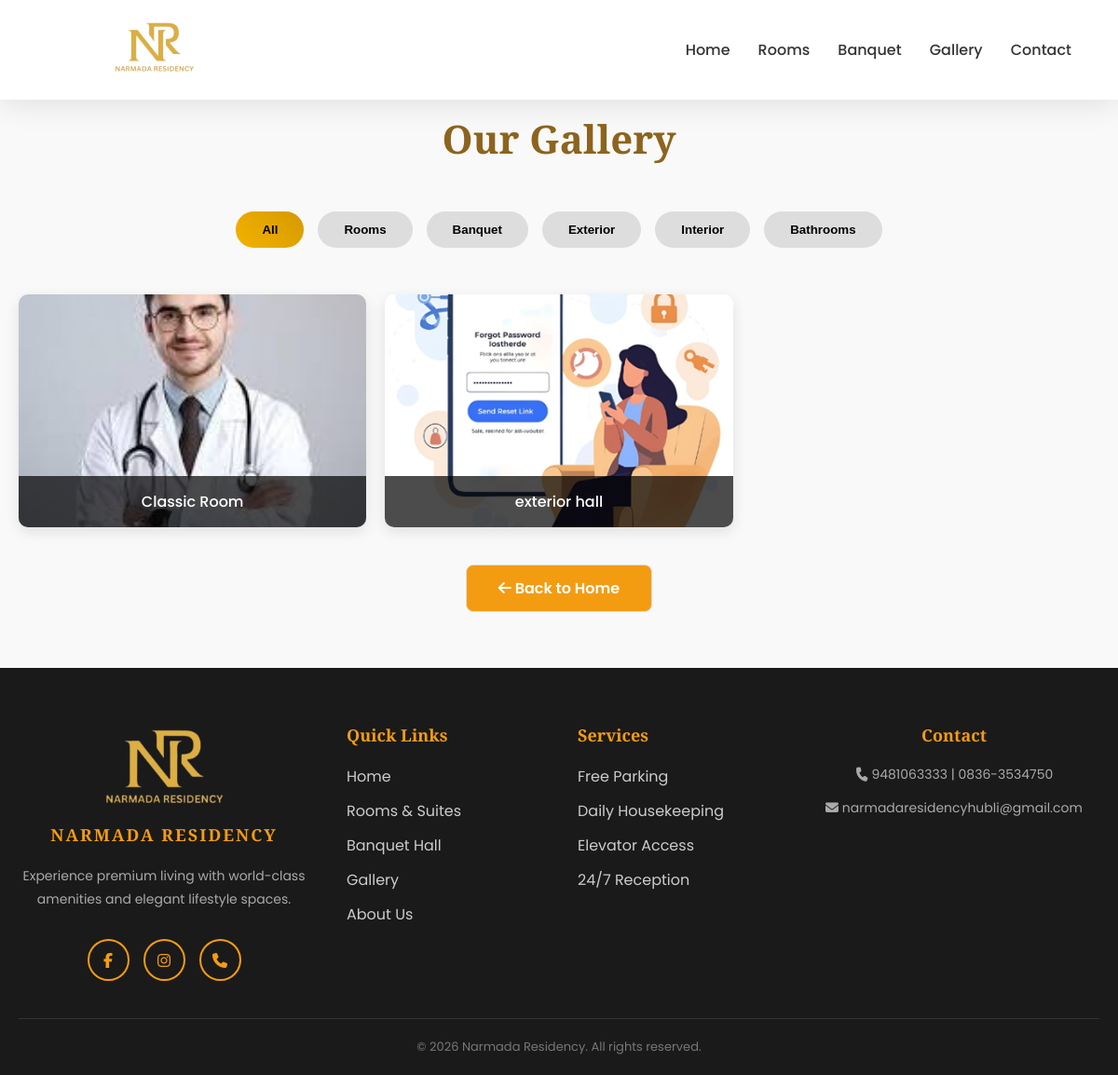
The app's page /gallery/, older data.
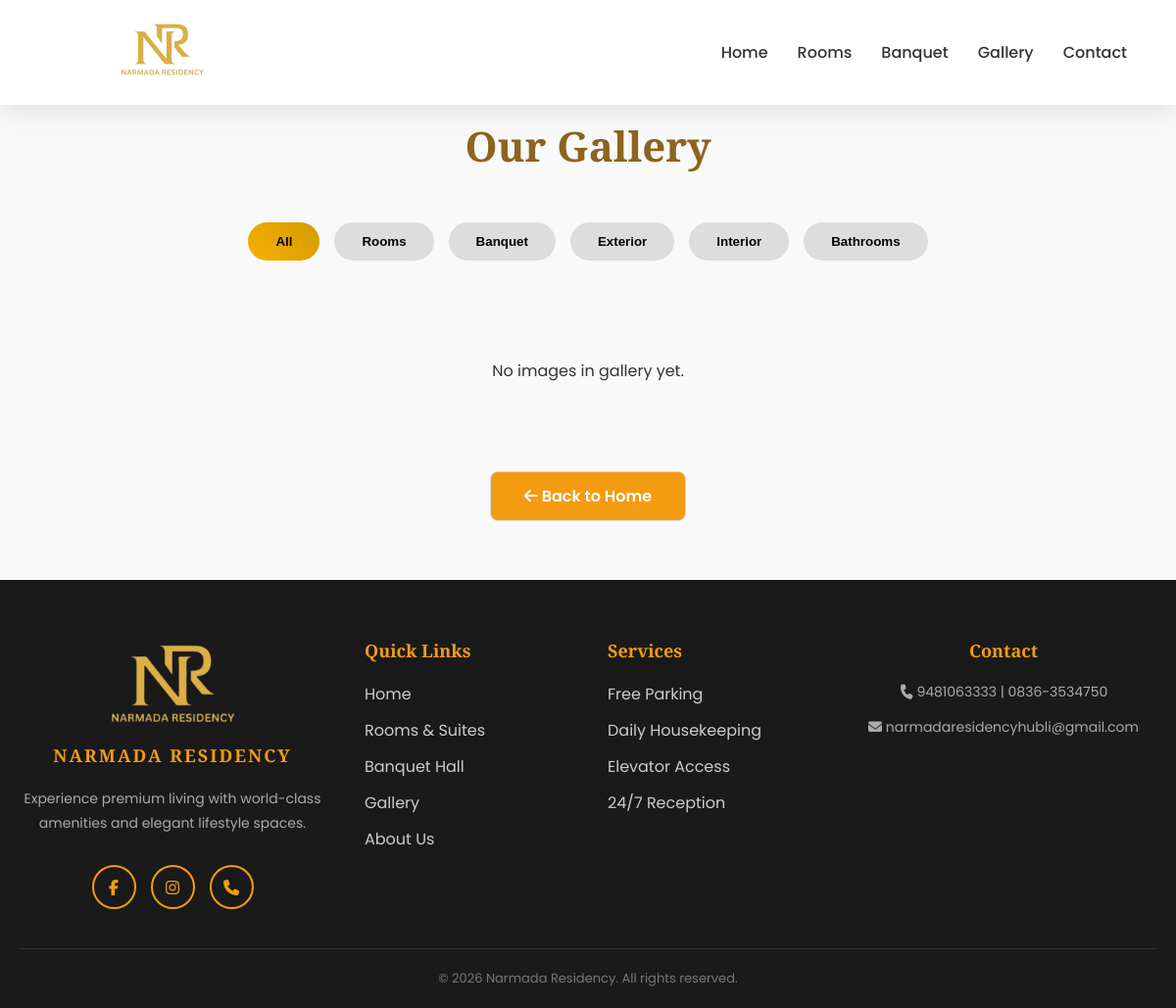
The same page, newer data.
### gallery/models.py (models this page shows, shortened)
class Gallery(models.Model):
    CATEGORY_CHOICES = [
        ('rooms', 'Rooms'),
        ('banquet', 'Banquet'),
        ('interior', 'Interior'),
        ('exterior', 'Exterior'),
        ('bathroom', 'Bathroom'),
    ]
    category = models.CharField(max_length=20, choices=CATEGORY_CHOICES)
    image = models.ImageField(upload_to='gallery/')
    caption = models.CharField(max_length=200, blank=True)
    created_at = models.DateTimeField(auto_now_add=True)
    class Meta:
        verbose_name = "Photo"
        verbose_name_plural = "Photos"

### bookings/views.py (the view)
# urls.py: path('gallery/', views.gallery, name='gallery'),
def gallery(request):
    images = Gallery.objects.all()
    return render(request, 'gallery.html', {'images': images})

### bookings/context_processors.py (called while the page is built)
def calendar_context(request):
    if request.path.startswith('/admin/'):
        return get_calendar_context()
    return {}

### templates/gallery.html (shortened to what this page needs)
{% load static %}
<!DOCTYPE html>
<html lang="en">
<head>
    <link rel="stylesheet" href="https://cdnjs.cloudflare.com/ajax/libs/font-awesome/6.5.0/css/all.min.css">
    <link href="https://unpkg.com/aos@2.3.1/dist/aos.css" rel="stylesheet">
    <link rel="stylesheet" href="{% static 'css/style.css' %}">
</head>
<body>
    <header>
        <div class="logo">
<img src="{% static 'img/logo.png' %}">        </div>
       <nav class="nav-menu">
    <a href="{% url 'home' %}#hero">Home</a>
    <a href="{% url 'home' %}#rooms-section">Rooms</a>
    <a href="{% url 'home' %}#banquet-section">Banquet</a>
    <a href="{% url 'gallery' %}">Gallery</a>
    <a href="{% url 'home' %}#footer">Contact</a>
</nav>
    </header>
    <section class="gallery-section">
        <h1 class="gallery-title"></i> Our Gallery </i></h1>
        <div class="gallery-tabs">
              <button class="active" data-filter="all">All</button>
                <button data-filter="rooms">Rooms</button>
              <button data-filter="banquet">Banquet</button>
              <button data-filter="exterior">Exterior</button>
              <button data-filter="interior">Interior</button>
              <button data-filter="bathroom">Bathrooms</button>
        </div>
        <div class="gallery-container">
            {% for image in images %}
            <div class="gallery-item" data-category="{{ image.category }}">
                <img src="{{ image.image.url }}" alt="{{ image.caption }}">
                <div class="gallery-caption">{{ image.caption }}</div>
            </div>
            {% empty %}
            <p style="text-align: center; grid-column: 1/-1; padding: 50px;">No images in gallery yet.</p>
            {% endfor %}
        </div>
        <a href="{% url 'home' %}" class="back-btn"><i class="fas fa-arrow-left"></i> Back to Home</a>
    </section>
    <footer>
        <div class="footer-container">
            <div class="footer-brand">
<img src="{% static 'img/logo.png' %}">
                <h3>NARMADA RESIDENCY</h3>
                <p>Experience premium living with world-class amenities and elegant lifestyle spaces.</p>
                <div class="social-links">
                    <a href="https://www.facebook.com/share/1QXzxECX62/"><i class="fab fa-facebook-f"></i></a>
                    <a href="https://www.instagram.com/narmada_residency_hubli?igsh=MW96bGdyOGV1NDl5cA=="><i class="fab fa-instagram"></i></a>
                    <a href="tel:+919481063333"><i class="fas fa-phone"></i></a>
                </div>
            </div>
            <div class="footer-links">
                <h4>Quick Links</h4>
                <ul>
                    <li><a href="index.html">Home</a></li>
                    <li><a href="index.html#rooms-section">Rooms & Suites</a></li>
                    <li><a href="index.html#banquet-section">Banquet Hall</a></li>
                    <li><a href="gallery.html">Gallery</a></li>
                    <li><a href="index.html#footer">About Us</a></li>
                </ul>
            </div>
            <div class="footer-links">
                <h4>Services</h4>
                <ul>
                    <li><a href="#">Free Parking</a></li>
                    <li><a href="#">Daily Housekeeping</a></li>
                    <li><a href="#">Elevator Access</a></li>
                    <li><a href="#">24/7 Reception</a></li>
                </ul>
            </div>
            <div class="footer-contact">
                <h4>Contact</h4>
                <p><i class="fas fa-phone-alt"></i> <a href="tel:9481063333">9481063333 | 0836-3534750</a></p>
                <p><i class="fas fa-envelope"></i> <a href="mailto:narmadaresidencyhubli@gmail.com">narmadaresidencyhubli@gmail.com</a></p>
            </div>
        </div>
        <div class="copyright">
            <p>&copy; 2026 Narmada Residency. All rights reserved.</p>
        </div>
    </footer>
</body>
</html>

Row changes from the older to the newer data that the page shows:
removed Gallery: image (picture), caption "Classic Room"
removed Gallery: image (picture), caption "exterior hall"
Text that changed along with them:
text now shown: "No images in gallery yet."
